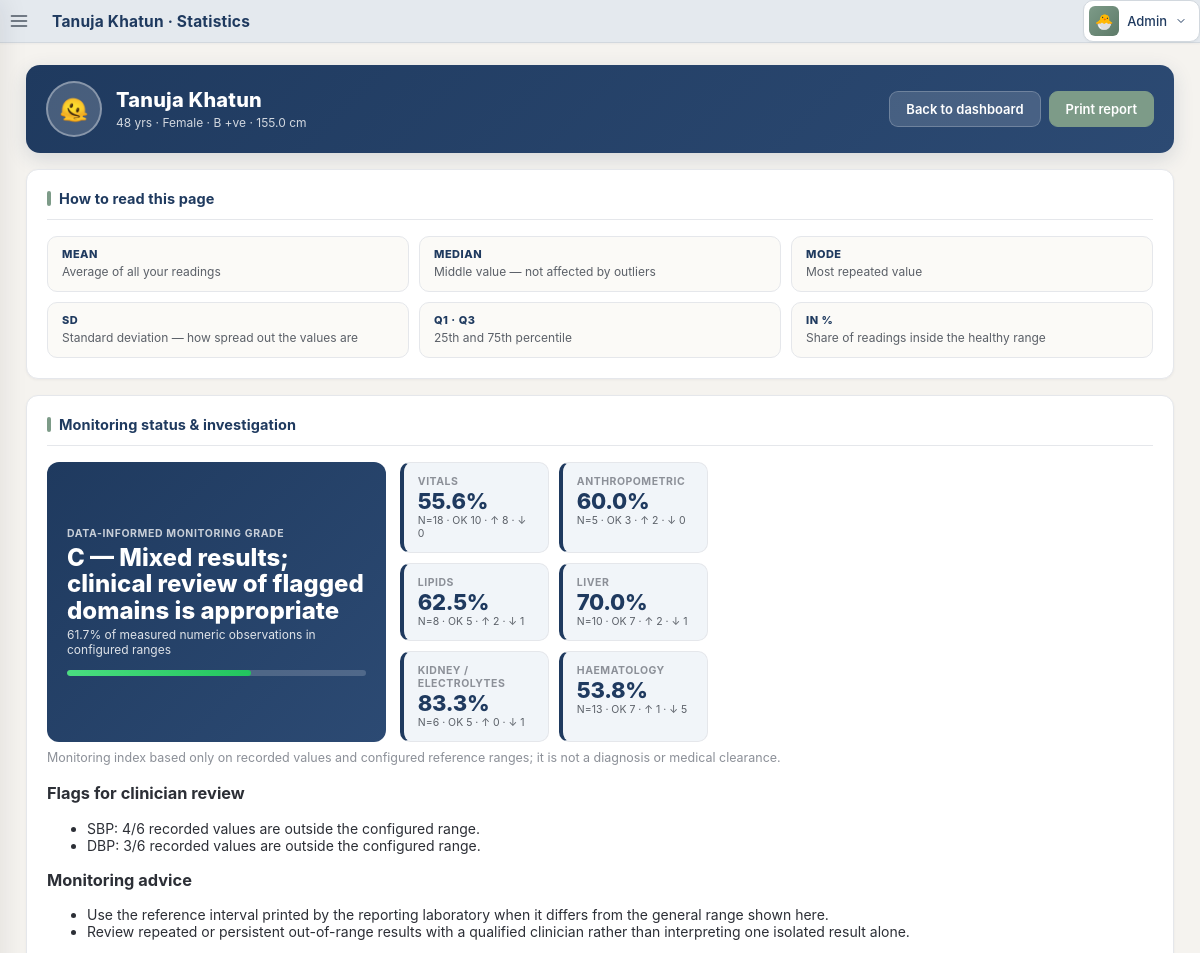
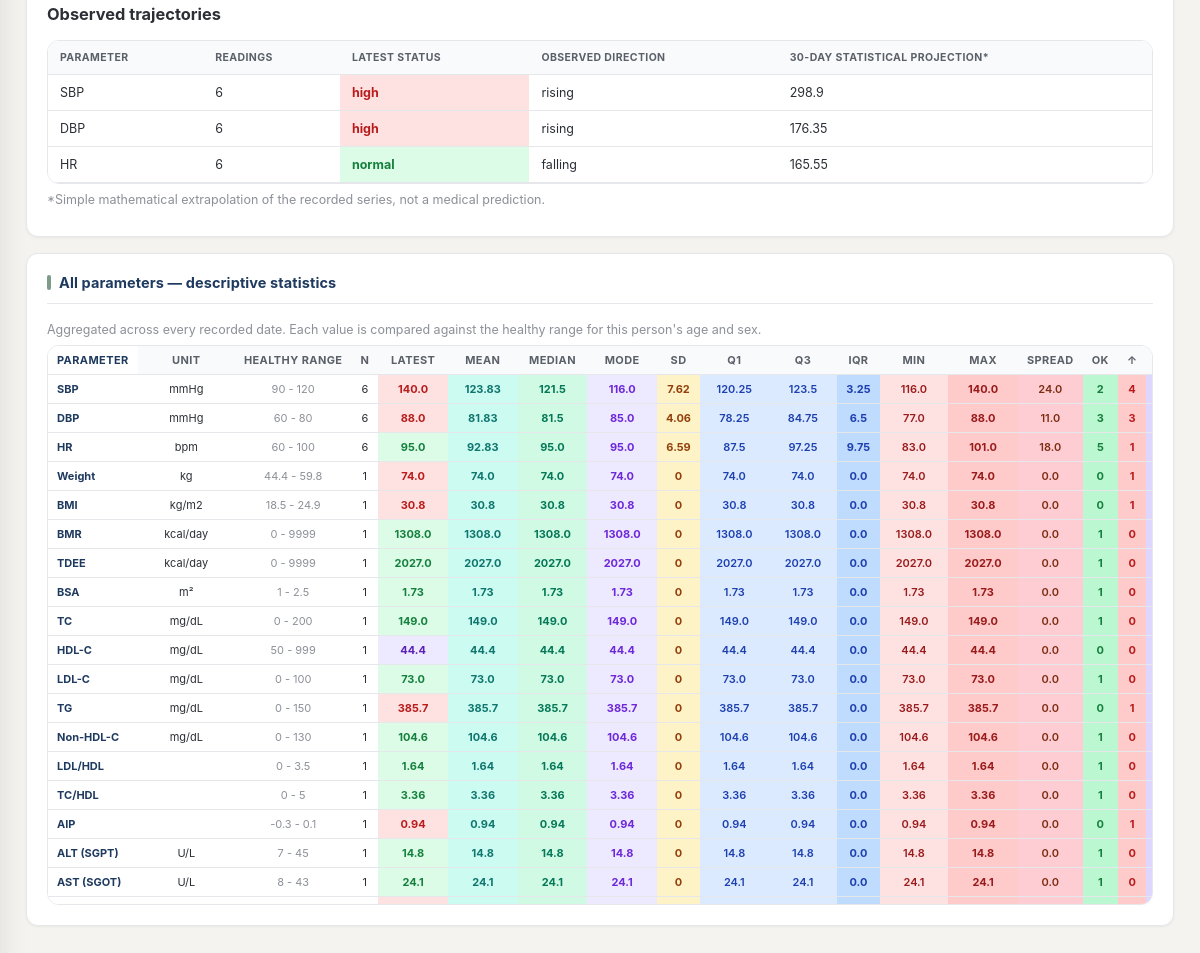
The page /stats/1 (signed in) on the database its author committed (2 pictures, top to bottom).
### models.py (models this page shows, shortened)
class FamilyMember(db.Model):
    __tablename__ = "family_member"
    id = db.Column(db.Integer, primary_key=True)
    name = db.Column(db.String(80), unique=True, nullable=False)
    emoji = db.Column(db.String(8))
    dob = db.Column(db.Date)
    sex = db.Column(db.String(10))
    blood_group = db.Column(db.String(8))
    country = db.Column(db.String(8))   # ISO-3166 alpha-2
    height_cm = db.Column(db.Float)   # static height in cm
    waist_cm = db.Column(db.Float)
    hip_cm = db.Column(db.Float)
    neck_cm = db.Column(db.Float)
    body_fat_pct = db.Column(db.Float)
    muscle_mass_kg = db.Column(db.Float)
    bmr_kcal = db.Column(db.Float)
    tdee_kcal = db.Column(db.Float)
    activity_level = db.Column(db.String(20))
    is_pregnant = db.Column(db.Boolean, default=False)
    is_athlete = db.Column(db.Boolean, default=False)
    is_diabetic = db.Column(db.Boolean, default=False)
    notes = db.Column(db.String(300))
    address = db.Column(db.String(300))
    vitals = db.relationship("Vitals", backref="member", lazy=True, cascade="all, delete-orphan")
    labs = db.relationship("LabResult", backref="member", lazy=True, cascade="all, delete-orphan")
    @property
    def age(self):
        if not self.dob:
            return None
        t = date.today()
        return t.year - self.dob.year - ((t.month, t.day) < (self.dob.month, self.dob.day))
    @property
    def flags(self):
        f = []
        if self.is_pregnant: f.append("pregnant")
        if self.is_athlete: f.append("athlete")
        if self.is_diabetic: f.append("diabetic")
        return f

class Vitals(db.Model):
    __tablename__ = "vitals"
    id = db.Column(db.Integer, primary_key=True)
    member_id = db.Column(db.Integer, db.ForeignKey("family_member.id"), nullable=False)
    timestamp = db.Column(db.DateTime, default=datetime.now, index=True)
    systolic = db.Column(db.Integer)
    diastolic = db.Column(db.Integer)
    pulse = db.Column(db.Integer)
    weight_kg = db.Column(db.Float)
    height_cm = db.Column(db.Float)
    temp_c = db.Column(db.Float)
    spo2 = db.Column(db.Integer)
    arm = db.Column(db.String(8))      # LEFT / RIGHT
    slot = db.Column(db.String(16))    # MORNING / NOON / AFTERNOON / EVENING / NIGHT
    notes = db.Column(db.String(200))
    @property
    def bmi(self):
        h_cm = self.height_cm or (self.member.height_cm if self.member else None)
        if self.weight_kg and h_cm:
            h = h_cm / 100.0
            return round(self.weight_kg / (h * h), 1)
        return None

class LabResult(db.Model):
    __tablename__ = "lab_result"
    id = db.Column(db.Integer, primary_key=True)
    member_id = db.Column(db.Integer, db.ForeignKey("family_member.id"), nullable=False)
    date = db.Column(db.DateTime, default=datetime.now, index=True)
    lab_name = db.Column(db.String(120))
    fasting_glucose = db.Column(db.Float)
    pp_glucose = db.Column(db.Float)
    hba1c = db.Column(db.Float)
    total_cholesterol = db.Column(db.Float)
    hdl = db.Column(db.Float)
    ldl = db.Column(db.Float)
    triglycerides = db.Column(db.Float)
    creatinine = db.Column(db.Float)
    urea = db.Column(db.Float)
    uric_acid = db.Column(db.Float)
    alt_sgpt = db.Column(db.Float)
    ast_sgot = db.Column(db.Float)
    bilirubin_total = db.Column(db.Float)
    albumin = db.Column(db.Float)
    sodium = db.Column(db.Float)
    potassium = db.Column(db.Float)
    calcium = db.Column(db.Float)
    hemoglobin = db.Column(db.Float)
    wbc = db.Column(db.Float)
    platelets = db.Column(db.Float)
    vitamin_d = db.Column(db.Float)
    vitamin_b12 = db.Column(db.Float)
    crp = db.Column(db.Float)
    tsh = db.Column(db.Float)
    t3 = db.Column(db.Float)
    t4 = db.Column(db.Float)
    free_t3 = db.Column(db.Float)
    free_t4 = db.Column(db.Float)
    cortisol_am = db.Column(db.Float)
    prolactin = db.Column(db.Float)
    testosterone = db.Column(db.Float)
    estrogen = db.Column(db.Float)
    progesterone = db.Column(db.Float)
    lh = db.Column(db.Float)
    fsh = db.Column(db.Float)
    insulin_fasting = db.Column(db.Float)
    alp = db.Column(db.Float)                 # alkaline phosphatase U/L
    ggt = db.Column(db.Float)                 # gamma GT U/L
    total_protein = db.Column(db.Float)       # g/dL
    globulin = db.Column(db.Float)            # g/dL (auto: total_protein - albumin)
    a_g_ratio = db.Column(db.Float)           # auto: albumin / globulin
    chloride = db.Column(db.Float)            # mmol/L
    phosphate = db.Column(db.Float)           # mg/dL
    magnesium = db.Column(db.Float)           # mg/dL
    iron = db.Column(db.Float)                # ug/dL
    ferritin = db.Column(db.Float)            # ng/mL
    tibc = db.Column(db.Float)                # ug/dL
    transferrin_sat = db.Column(db.Float)     # % auto
    ldl_hdl_ratio = db.Column(db.Float)       # auto
    total_hdl_ratio = db.Column(db.Float)     # auto
    non_hdl = db.Column(db.Float)             # auto: total - HDL
    vldl = db.Column(db.Float)                # auto: trig / 5
    aip = db.Column(db.Float)                 # auto: atherogenic index
    egfr = db.Column(db.Float)                # auto: CKD-EPI
    lpa = db.Column(db.Float)                 # lipoprotein(a) nmol/L
    apob = db.Column(db.Float)                # apolipoprotein B mg/dL
    homocysteine = db.Column(db.Float)        # umol/L
    bilirubin_direct = db.Column(db.Float)     # mg/dL
    bilirubin_indirect = db.Column(db.Float)   # mg/dL (auto: total - direct)
    rbc = db.Column(db.Float)                  # million/uL
    mpv = db.Column(db.Float)                  # fL
    pct = db.Column(db.Float)                  # prothrombin time seconds
    fibrinogen = db.Column(db.Float)           # mg/dL
    tt = db.Column(db.Float)                   # thrombin time seconds
    anti_ccp = db.Column(db.Float)             # U/mL
    ra_factor = db.Column(db.Float)            # IU/mL
    ana = db.Column(db.Float)                  # titre
    vitamin_a = db.Column(db.Float)            # ug/dL
    vitamin_e = db.Column(db.Float)            # mg/L
    vitamin_c = db.Column(db.Float)            # mg/dL
    psa_total = db.Column(db.Float)            # ng/mL
    psa_free = db.Column(db.Float)             # ng/mL
    ca125 = db.Column(db.Float)                # U/mL
    ca19_9 = db.Column(db.Float)               # U/mL
    afp = db.Column(db.Float)                  # ng/mL
    cea = db.Column(db.Float)                  # ng/mL
    beta_hcg = db.Column(db.Float)             # mIU/mL
    dhea_s = db.Column(db.Float)               # ug/dL
    shbg = db.Column(db.Float)                 # nmol/L
    free_testosterone = db.Column(db.Float)    # pg/mL (auto if SHBG)
    amh = db.Column(db.Float)                  # ng/mL
    vitamin_k = db.Column(db.Float)            # ng/mL
    ammonia = db.Column(db.Float)              # umol/L
    ldh = db.Column(db.Float)                  # U/L
    ck_total = db.Column(db.Float)             # U/L
    ck_mb = db.Column(db.Float)                # ng/mL
    lipase = db.Column(db.Float)               # U/L
    amylase = db.Column(db.Float)              # U/L
    hematocrit = db.Column(db.Float)          # %
    mcv = db.Column(db.Float)                 # fL (auto)
    mch = db.Column(db.Float)                 # pg (auto)
    mchc = db.Column(db.Float)                # g/dL (auto)
    rdw = db.Column(db.Float)                 # %
    neutrophils_pct = db.Column(db.Float)
    lymphocytes_pct = db.Column(db.Float)
    monocytes_pct = db.Column(db.Float)
    eosinophils_pct = db.Column(db.Float)
    basophils_pct = db.Column(db.Float)
    esr = db.Column(db.Float)                 # mm/hr
    pt_inr = db.Column(db.Float)
    aptt = db.Column(db.Float)                # seconds
    d_dimer = db.Column(db.Float)             # ug/mL FEU
    c_peptide = db.Column(db.Float)           # ng/mL
    homa_ir = db.Column(db.Float)             # auto
    homa_beta = db.Column(db.Float)           # auto
    fructosamine = db.Column(db.Float)
    tpo_ab = db.Column(db.Float)              # anti-TPO IU/mL
    thyroglobulin = db.Column(db.Float)
    folate = db.Column(db.Float)              # ng/mL
    zinc = db.Column(db.Float)                # ug/dL
    copper = db.Column(db.Float)              # ug/dL
    selenium = db.Column(db.Float)            # ug/L
    homocysteine = db.Column(db.Float)
    troponin = db.Column(db.Float)            # ng/mL
    bnp = db.Column(db.Float)                 # pg/mL
    esr_done = db.Column(db.Boolean, default=False)

### app.py (the view)
@app.route("/stats/<int:mid>")
@A.login_required
def stats_page(mid):
    m = FamilyMember.query.get_or_404(mid)
    age, sex, flags = ctx(m)
    vrows = Vitals.query.filter_by(member_id=mid).order_by(Vitals.timestamp).all()
    lrows = LabResult.query.filter_by(member_id=mid).order_by(LabResult.date).all()
    crows = ClinicalTestResult.query.filter_by(member_id=mid).order_by(ClinicalTestResult.date).all()
    blocks = build_stat_rows(m, vrows, lrows)
    overall = overall_health(m, vrows, lrows, crows)
    return render_template("stats.html",
                           member=m,
                           blocks=blocks,
                           age=age, sex=sex, flags=flags, overall=overall,
                           clinical_tests=clinical_test_display_rows(m, crows), test_category_labels=TEST_CATEGORY_LABELS,
                           now=datetime.now().strftime("%Y-%m-%d %H:%M"))

### templates/stats.html (shortened to what this page needs)
{% extends "base.html" %}
{% set active = 'dashboard' %}
{% block pagetitle %}{{ member.name }} · Statistics{% endblock %}
{% block body %}
<div class="v2-page">
  <div class="v2-member-header">
    <div class="v2-mh-left">
      <div class="v2-mh-avatar">{{ member.emoji or (member.name[0]|upper) }}</div>
      <div class="v2-mh-info">
        <h1>{{ member.name }}</h1>
        <div class="v2-mh-meta">
          {% if age %}{{ age }} yrs{% endif %}
          {% if sex %} · {{ 'Male' if sex=='M' else 'Female' if sex=='F' else sex }}{% endif %}
          {% if member.blood_group %} · {{ member.blood_group }}{% endif %}
          {% if member.height_cm %} · {{ member.height_cm }} cm{% endif %}
        </div>
      </div>
    </div>
    <div class="v2-mh-actions">
      <a class="v2-btn" href="{{ url_for('dashboard', mid=member.id) }}">Back to dashboard</a>
      <a class="v2-btn v2-btn-primary" href="{{ url_for('report', mid=member.id) }}">Print report</a>
    </div>
  </div>
  <div class="v2-card">
    <h2>How to read this page</h2>
    <div class="v2-legend-grid">
      <div class="v2-legend-item">
        <span class="v2-legend-k">Mean</span>
        <span class="v2-legend-v">Average of all your readings</span>
      </div>
      <div class="v2-legend-item">
        <span class="v2-legend-k">Median</span>
        <span class="v2-legend-v">Middle value — not affected by outliers</span>
      </div>
      <div class="v2-legend-item">
        <span class="v2-legend-k">Mode</span>
        <span class="v2-legend-v">Most repeated value</span>
      </div>
      <div class="v2-legend-item">
        <span class="v2-legend-k">SD</span>
        <span class="v2-legend-v">Standard deviation — how spread out the values are</span>
      </div>
      <div class="v2-legend-item">
        <span class="v2-legend-k">Q1 · Q3</span>
        <span class="v2-legend-v">25th and 75th percentile</span>
      </div>
      <div class="v2-legend-item">
        <span class="v2-legend-k">In %</span>
        <span class="v2-legend-v">Share of readings inside the healthy range</span>
      </div>
    </div>
  </div>
  {% if overall %}
  <div class="v2-card">
    <h2>Monitoring status &amp; investigation</h2>
    <div class="v2-snap">
      <div class="v2-snap-grade"><span>Data-informed monitoring grade</span><b>{{ overall.grade }}</b><em>{{ overall.overall_pct }}% of measured numeric observations in configured ranges</em><div class="v2-bar"><div class="v2-bar-fill" style="width:{{ overall.overall_pct }}%"></div></div></div>
      <div class="v2-snap-counts">
        {% for d in overall.domains %}<div class="v2-count v2-count-tt"><span>{{ d.name }}</span><b>{{ d.score }}%</b><em>N={{ d.n }} · OK {{ d.normal }} · ↑ {{ d.high }} · ↓ {{ d.low }}</em></div>{% endfor %}
      </div>
    </div>
    <p class="v2-hint">{{ overall.note }}</p>
    {% if overall.warnings %}<h3>Flags for clinician review</h3><ul>{% for w in overall.warnings %}<li>{{ w }}</li>{% endfor %}</ul>{% endif %}
    <h3>Monitoring advice</h3><ul>{% for a in overall.advice %}<li>{{ a }}</li>{% endfor %}</ul>
    {% if overall.trend_items %}<h3>Observed trajectories</h3><div class="v2-table-wrap"><table class="v2-table"><thead><tr><th>Parameter</th><th>Readings</th><th>Latest status</th><th>Observed direction</th><th>30-day statistical projection*</th></tr></thead><tbody>{% for t in overall.trend_items %}<tr><td>{{ t.label }}</td><td>{{ t.n }}</td><td class="v2-lab-{{ t.status }}">{{ t.status }}</td><td>{{ t.direction }}</td><td>{{ t.projection if t.projection is not none else '-' }}</td></tr>{% endfor %}</tbody></table></div><p class="v2-hint">*Simple mathematical extrapolation of the recorded series, not a medical prediction.</p>{% endif %}
  </div>
  {% endif %}
  {% if blocks %}
  <div class="v2-card">
    <h2>All parameters — descriptive statistics</h2>
    <p class="v2-hint">Aggregated across every recorded date. Each value is compared against the healthy range for this person's age and sex.</p>
    <div class="v2-table-wrap">
      <table class="v2-table v2-stats-table">
        <thead>
          <tr>
            <th>Parameter</th>
            <th>Unit</th>
            <th>Healthy range</th>
            <th>N</th>
            <th>Latest</th>
            <th>Mean</th>
            <th>Median</th>
            <th>Mode</th>
            <th>SD</th>
            <th>Q1</th>
            <th>Q3</th>
            <th>IQR</th>
            <th>Min</th>
            <th>Max</th>
            <th>Spread</th>
            <th>OK</th>
            <th>↑</th>
            <th>↓</th>
          </tr>
        </thead>
        <tbody>
          {% for b in blocks %}
          <tr>
            <td class="v2-td-date">{{ b.label }}</td>
            <td>{{ b.unit }}</td>
            <td class="v2-range">{{ b.range }}</td>
            <td>{{ b.stats.n }}</td>
            <td class="v2-lab-{{ b.latest_status }}">{{ b.stats.latest if b.stats.latest is not none else '-' }}</td>
            <td class="v2-cell-mean">{{ b.stats.avg if b.stats.avg is not none else '-' }}</td>
            <td class="v2-cell-median">{{ b.stats.median if b.stats.median is not none else '-' }}</td>
            <td class="v2-cell-mode">{{ b.stats.mode if b.stats.mode is not none else '-' }}</td>
            <td class="v2-cell-sd">{{ b.stats.sd if b.stats.sd is not none else '-' }}</td>
            <td class="v2-cell-q">{{ b.stats.q1 if b.stats.q1 is not none else '-' }}</td>
            <td class="v2-cell-q">{{ b.stats.q3 if b.stats.q3 is not none else '-' }}</td>
            <td class="v2-cell-iqr">
              {% if b.stats.q1 is not none and b.stats.q3 is not none %}
                {{ (b.stats.q3 - b.stats.q1) | round(2) }}
              {% else %}-{% endif %}
            </td>
            <td class="v2-cell-min">{{ b.stats.min if b.stats.min is not none else '-' }}</td>
            <td class="v2-cell-max">{{ b.stats.max if b.stats.max is not none else '-' }}</td>
            <td class="v2-cell-spread">{{ b.spread }}</td>
            <td class="v2-cell-ok">{{ b.stats.normal if b.stats.normal is defined else '-' }}</td>
            <td class="v2-cell-high">{{ b.stats.high if b.stats.high is defined else '-' }}</td>
            <td class="v2-cell-low">{{ b.stats.low if b.stats.low is defined else '-' }}</td>
          </tr>
          {% endfor %}
        </tbody>
      </table>
    </div>
  </div>
  {% else %}
  <div class="v2-card">
    <p class="v2-hint">No data yet. Add vitals or lab results from the dashboard.</p>
  </div>
  {% endif %}
</div>
{% endblock %}

### rows shown on the page
FamilyMember: name "Tanuja Khatun", emoji "🫠", blood_group "B +ve", height_cm "155.0"
Vitals: label "Weight", unit "kg", range "44.4 - 59.8", stats.n "1", stats "74.0", stats "0", stats "0.0", spread "0.0", stats "1"
LabResult: label "TC", unit "mg/dL", range "0 - 200", stats.n "1", stats "149.0", stats "0", stats "0.0", spread "0.0", stats "1", label "HDL-C", range "50 - 999", stats "44.4", label "LDL-C", range "0 - 100", stats "73.0", label "TG", range "0 - 150", stats "385.7", label "Non-HDL-C", range "0 - 130", stats "104.6", label "LDL/HDL", range "0 - 3.5", stats "1.64", label "TC/HDL", range "0 - 5", stats "3.36", label "AIP", range "-0.3 - 0.1", stats "0.94", label "ALT (SGPT)", unit "U/L", range "7 - 45", stats "14.8", label "AST (SGOT)", range "8 - 43", stats "24.1"

### other values the page prints
{{ prefs.user_emoji or 'A' }} "🐣"
{{ prefs.user_name or 'Admin' }} "Admin"
{{ age }} "48"
{{ 'Male' if sex=='M' else 'Female' if sex=='F' else sex }} "Female"
{{ overall.grade }} "C — Mixed results; clinical review of flagged domains is appropriate"
{{ overall.overall_pct }} "61.7"
{{ d.name }} "VITALS" "ANTHROPOMETRIC" "LIPIDS" "LIVER" "KIDNEY / ELECTROLYTES" "HAEMATOLOGY"
{{ d.score }} "55.6" "60.0" "62.5" "70.0" "83.3" "53.8"
{{ d.n }} "18" "5" "8" "10" "6" "13"
{{ d.normal }} "10" "3" "5" "7" "5" "7"
{{ d.high }} "8" "2" "2" "2" "0" "1"
{{ d.low }} "0" "0" "1" "1" "1" "5"
{{ overall.note }} "Monitoring index based only on recorded values and configured reference ranges; it is not a diagnosis or medical clearance."
{{ w }} "SBP: 4/6 recorded values are outside the configured range." "DBP: 3/6 recorded values are outside the configured range."
{{ a }} "Use the reference interval printed by the reporting laboratory when it differs from the general range shown here." "Review repeated or persistent out-of-range results with a qualified clinician rather than interpreting one isolated result alone."
